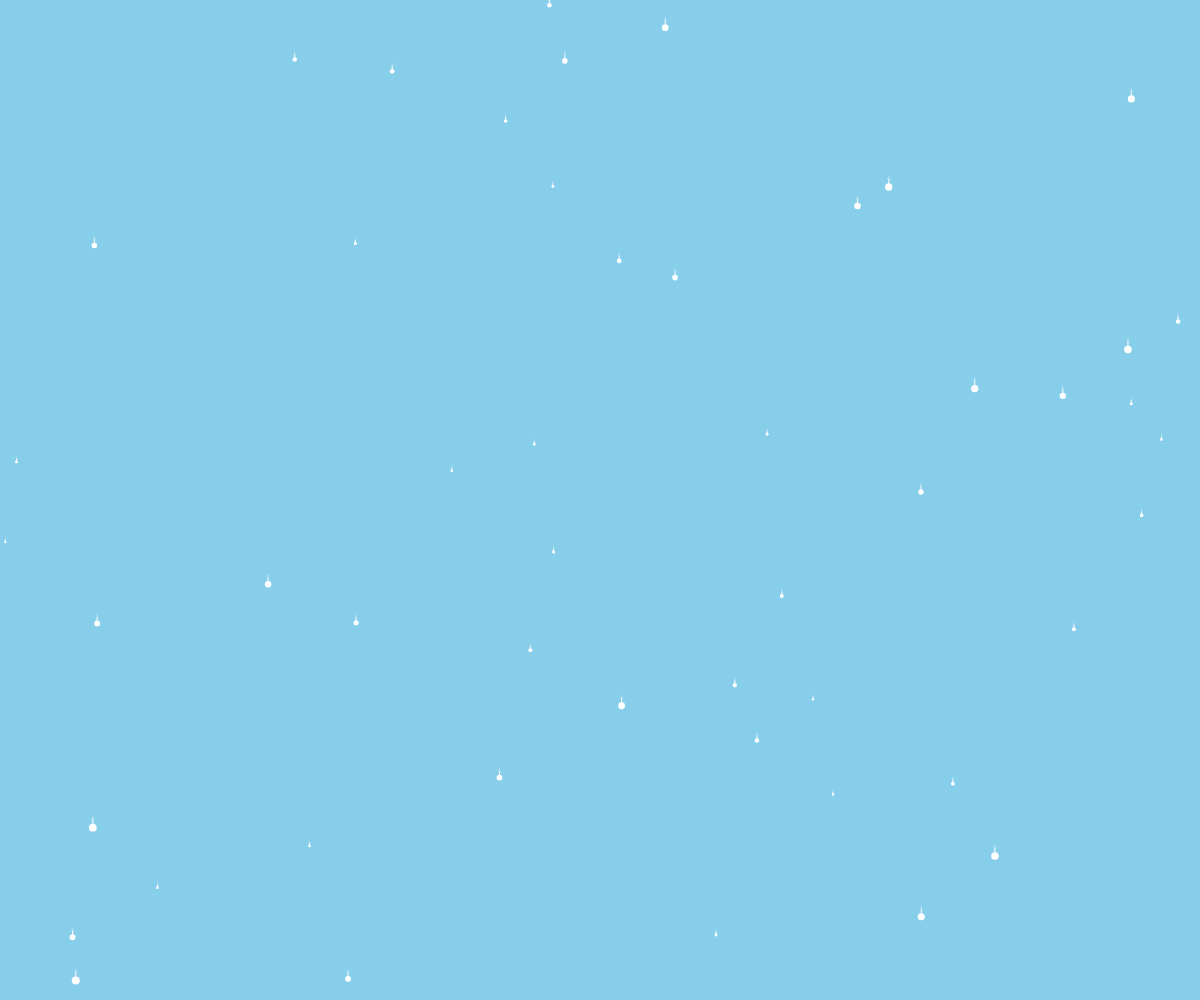
Frame 1 (no input)
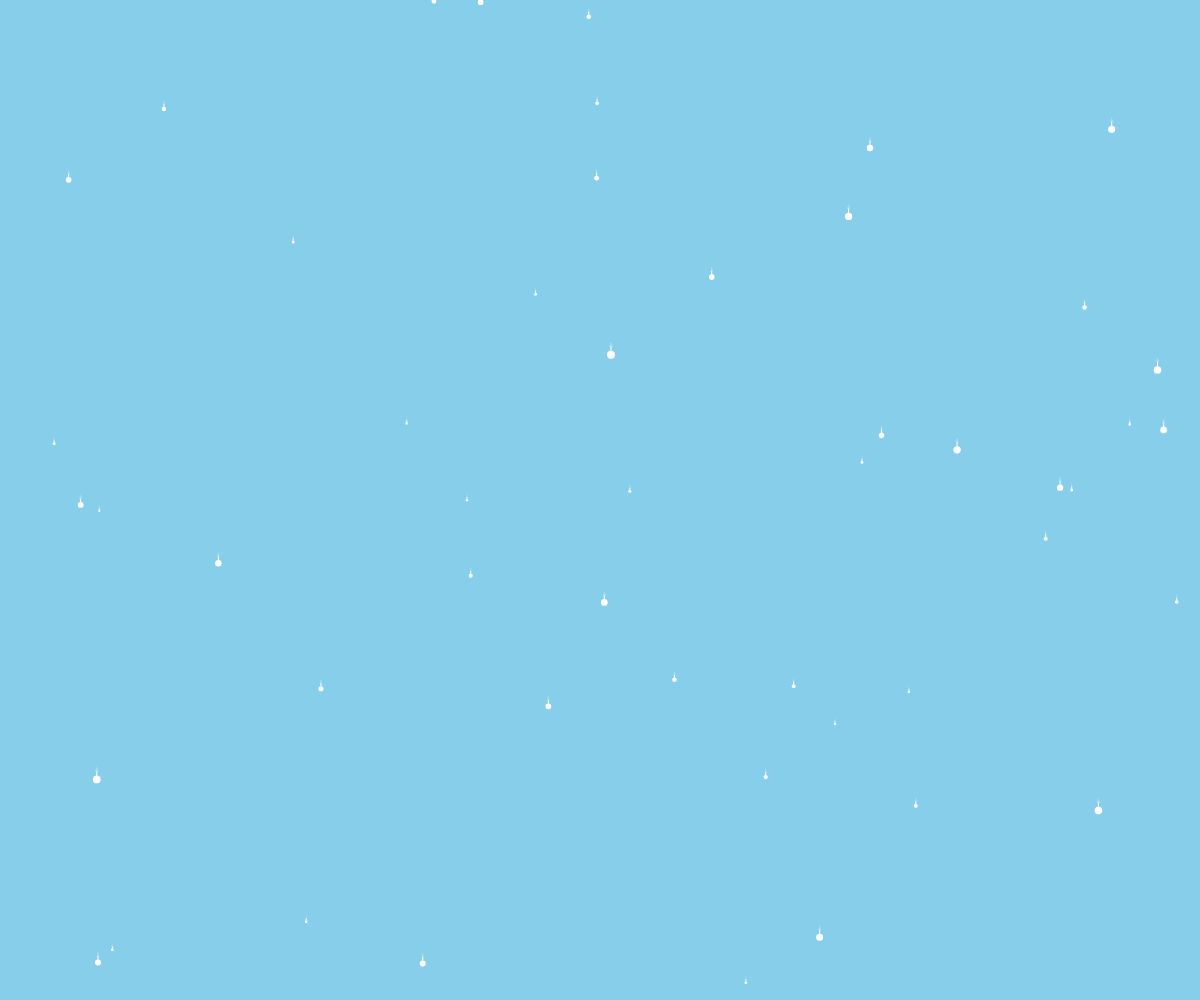
Frame 60 (no input)
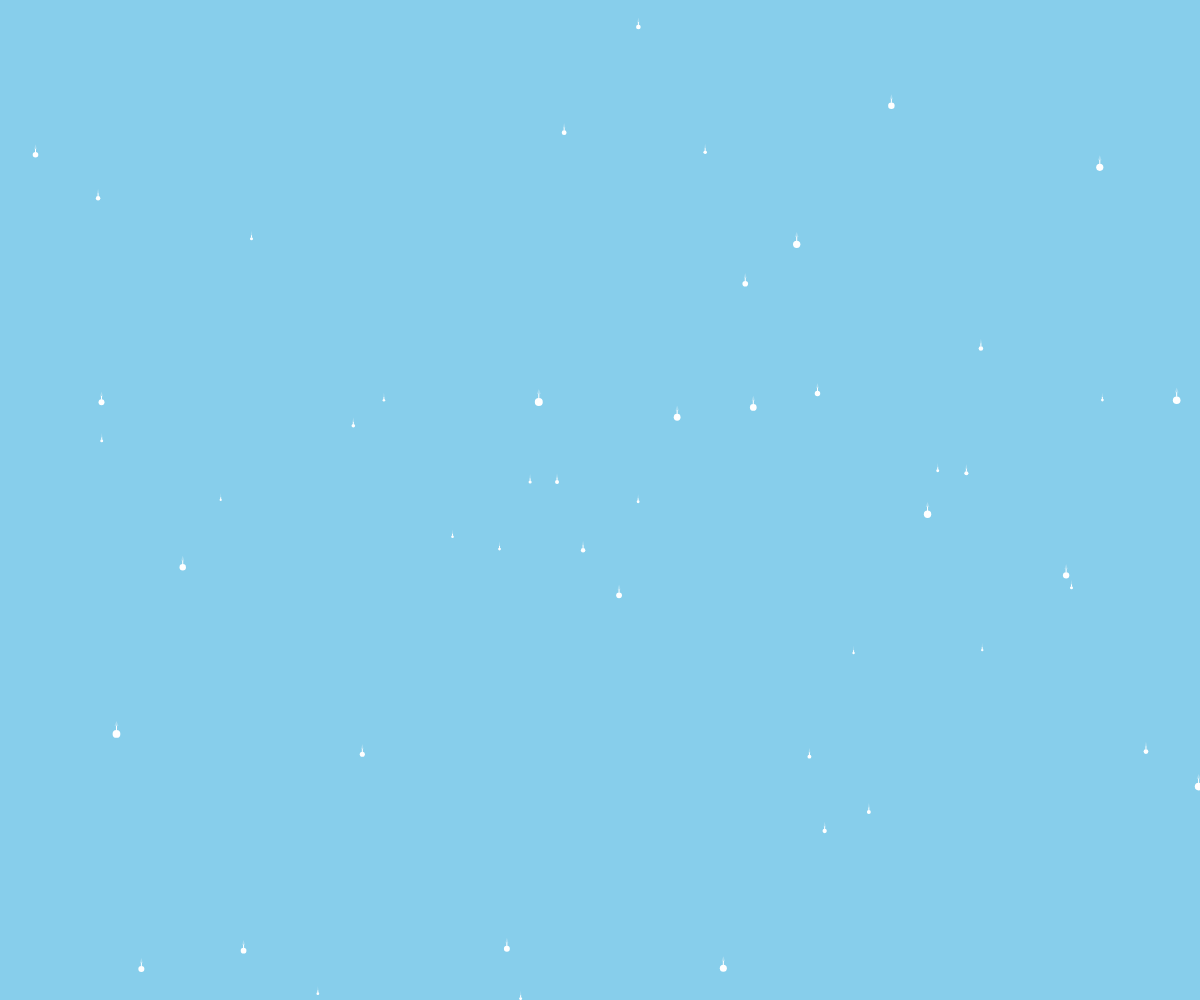
Frame 120 (the mouse pressed at the canvas centre since frame 60)

The p5.js sketch that drew these frames (run headless with seeded random() and noise() and a simulated clock; from frame 60 on, the mouse is pressed at the canvas centre):

// p5.js sketch
// ── sketch.js
let dandelionSeeds = [];

function setup() {
  createCanvas(windowWidth, windowHeight);
  for (let i = 0; i < 50; i++) {
    dandelionSeeds.push(new DandelionSeed(random(width), random(height)));
  }
}

function draw() {
  background('#87CEEB');

  for (let seed of dandelionSeeds) {
    let distance = dist(mouseX, mouseY, seed.x, seed.y);
    let force = 100 / (distance + 1);

    seed.move(force);
    seed.display();
  }
}

class DandelionSeed {
  constructor(x, y) {
    this.x = x;
    this.y = y;
    this.size = random(2, 8);
    this.color = color(255, 255, 255);
    this.triangleOpacity = 70;
    this.speed = random(0.5, 2);
    this.angle = random(TWO_PI);
  }

  move(force) {
    let angleToMouse = atan2(mouseY - this.y, mouseX - this.x);
    this.x += cos(angleToMouse) * force * this.speed;
    this.y += sin(angleToMouse) * force * this.speed;

    this.x = constrain(this.x, 0, width);
    this.y = constrain(this.y, 0, height);

    this.angle += random(-0.1, 0.1);
    this.x += cos(this.angle) * this.speed;
    this.y += sin(this.angle) * this.speed;

    if (this.x < 0 || this.x > width || this.y < 0 || this.y > height) {
      this.x = random(width);
      this.y = random(height);
    }
  }

  display() {
    stroke(255);
    strokeWeight(1);
    line(this.x, this.y - this.size / 2, this.x, this.y - this.size);

    fill(this.color);
    noStroke();
    ellipse(this.x, this.y, this.size, this.size);

    fill(255, this.triangleOpacity);
    noStroke();
    triangle(
      this.x - (cos(PI / 3) * this.size) / 2,
      this.y - this.size,
      this.x,
      this.y - this.size - 5,
      this.x + (cos(PI / 3) * this.size) / 2,
      this.y - this.size
    );
  }
}
